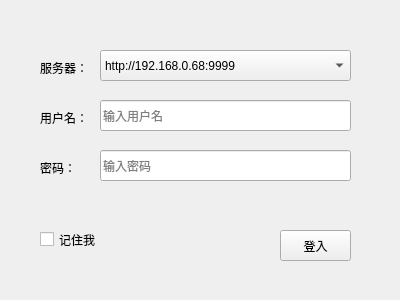
<?xml version="1.0" encoding="UTF-8"?>
<ui version="4.0">
 <class>frm_index</class>
 <widget class="QWidget" name="frm_index">
  <property name="geometry">
   <rect>
    <x>0</x>
    <y>0</y>
    <width>400</width>
    <height>300</height>
   </rect>
  </property>
  <property name="windowTitle">
   <string>seebot 登入</string>
  </property>
  <widget class="QLineEdit" name="inp_password">
   <property name="geometry">
    <rect>
     <x>100</x>
     <y>150</y>
     <width>251</width>
     <height>31</height>
    </rect>
   </property>
   <property name="text">
    <string/>
   </property>
   <property name="placeholderText">
    <string>输入密码</string>
   </property>
  </widget>
  <widget class="QLabel" name="lab_username">
   <property name="geometry">
    <rect>
     <x>40</x>
     <y>110</y>
     <width>53</width>
     <height>15</height>
    </rect>
   </property>
   <property name="text">
    <string>用户名：</string>
   </property>
  </widget>
  <widget class="QLineEdit" name="inp_username">
   <property name="geometry">
    <rect>
     <x>100</x>
     <y>100</y>
     <width>251</width>
     <height>31</height>
    </rect>
   </property>
   <property name="text">
    <string/>
   </property>
   <property name="placeholderText">
    <string>输入用户名</string>
   </property>
  </widget>
  <widget class="QLabel" name="lab_password">
   <property name="geometry">
    <rect>
     <x>40</x>
     <y>160</y>
     <width>53</width>
     <height>15</height>
    </rect>
   </property>
   <property name="text">
    <string>密码：</string>
   </property>
  </widget>
  <widget class="QComboBox" name="cmb_server">
   <property name="geometry">
    <rect>
     <x>100</x>
     <y>50</y>
     <width>251</width>
     <height>31</height>
    </rect>
   </property>
   <property name="currentText">
    <string>http://192.168.0.68:9999</string>
   </property>
   <item>
    <property name="text">
     <string>http://192.168.0.68:9999</string>
    </property>
   </item>
   <item>
    <property name="text">
     <string>http://192.168.0.99:9999</string>
    </property>
   </item>
   <item>
    <property name="text">
     <string>https://rpaadmin.seebon.com</string>
    </property>
   </item>
  </widget>
  <widget class="QLabel" name="lab_server">
   <property name="geometry">
    <rect>
     <x>40</x>
     <y>60</y>
     <width>53</width>
     <height>15</height>
    </rect>
   </property>
   <property name="text">
    <string>服务器：</string>
   </property>
  </widget>
  <widget class="QPushButton" name="btn_login">
   <property name="geometry">
    <rect>
     <x>280</x>
     <y>230</y>
     <width>71</width>
     <height>31</height>
    </rect>
   </property>
   <property name="text">
    <string>登入</string>
   </property>
  </widget>
  <widget class="QCheckBox" name="ckb_remember">
   <property name="geometry">
    <rect>
     <x>40</x>
     <y>230</y>
     <width>80</width>
     <height>19</height>
    </rect>
   </property>
   <property name="text">
    <string>记住我</string>
   </property>
  </widget>
 </widget>
 <resources/>
 <connections/>
</ui>
